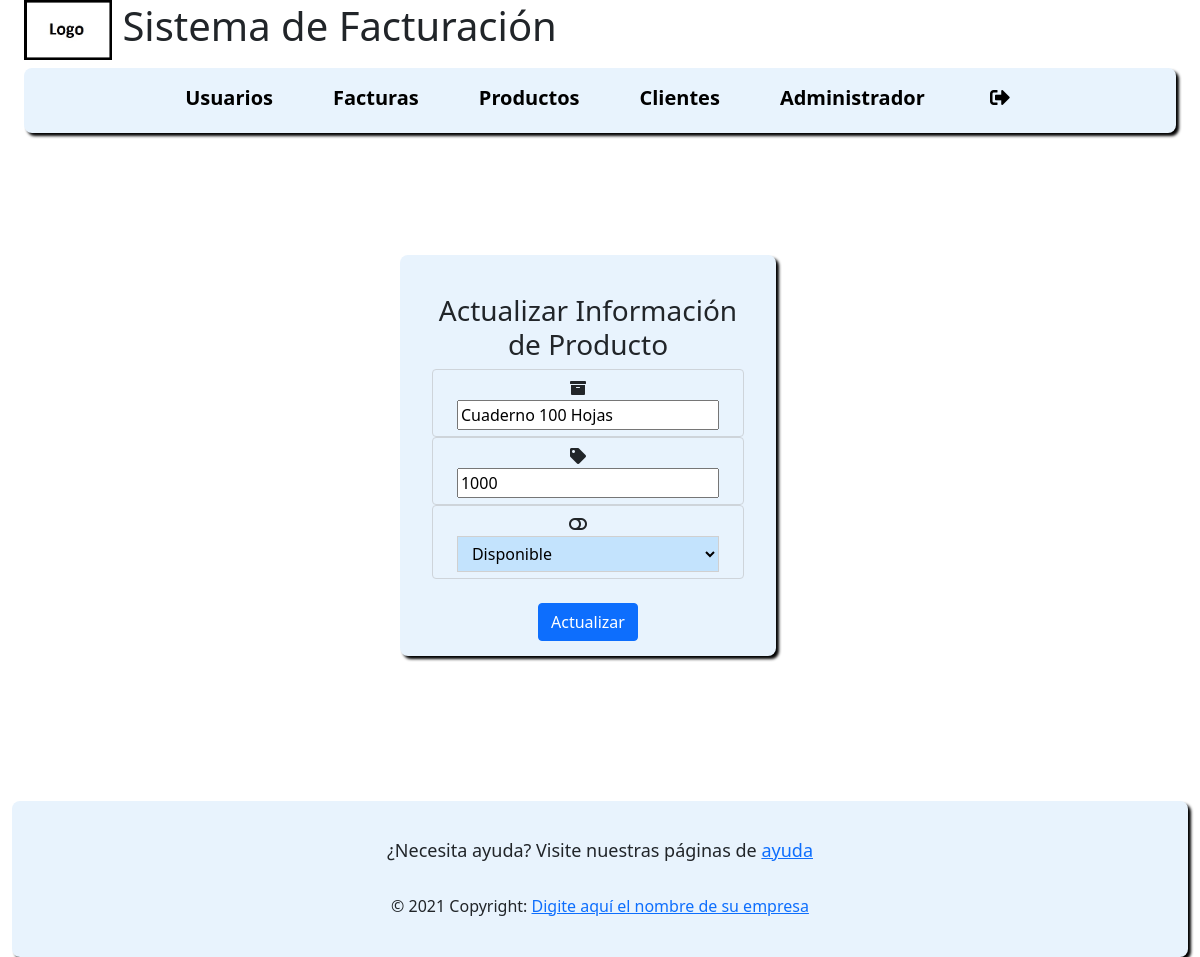
The app's page /?c=update_product&id=1 (signed in) with its own data.
### tables this page shows
CREATE TABLE `product` (
  `product_id` int(11) NOT NULL,
  `product_name` varchar(100) NOT NULL,
  `price` float NOT NULL,
  `status` tinyint(1) NOT NULL
);

### model/product.php (called while the page is built, shortened)
<?php
include_once "model/Connection.php";
class product {
    public function __construct($product_id = 0, $product_name = "", $price = 0, $status = "") {
         $this->product_id = $product_id;
         $this->product_name = $product_name;
         $this->price = $price;
         $this->status = $status;
    }
    public function select($product_id){
        $query = "SELECT * FROM product";
        $query .= " WHERE product_id = '$product_id'";
        $pdo = new Connection();
        $results = $pdo->open()->query($query);
        $row = $results->fetch();
        $product = new product($row['product_id'], $row['product_name'], $row['price'], $row['status']);
        return $product;
	}
}

### model/connection.php (called while the page is built, shortened)
<?php
class Connection {
    private $str;
    function __construct() {
        $this->str = "mysql:host=" . DB_HOST . ";dbname=" . DB_NAME;
    }
    public function open() {
        try {
            return new PDO($this->str, DB_USER, DB_PASSWORD);
        } catch (PDOException $ex) {
            error_log("ERROR EN " . __FILE__ . " EN LA LINEA" . __LINE__ . " EL ERROR :" . $ex->getMessage());
            return NULL;
        }
    }
}

### view/update_product.php (the view, shortened to what this page needs)
<div class="container-fluid full-screen row">
    <div class="description content-element col-xs-12 col-sm-12 col-md-12 col-lg-10 col-xl-4">
        <br>
        <h3>Actualizar Información de Producto</h3>
        <form method="POST" action="./?c=update_product&id=<?php echo $product->product_id ?>">
            <div class="form-group">
            <div class="form-control soft-blue-background">
                <i class="icon-padding fa fa-archive"></i>
                <input class="col-xs-12 col-sm-12 col-md-12 col-lg-12 col-xl-11" type="text" name="product_name" value="<?php echo $product->product_name ?>">
            </div>
            <div class="form-control soft-blue-background">
                <i class="icon-padding fa fa-tag"></i>
                <input class="col-xs-12 col-sm-12 col-md-12 col-lg-12 col-xl-11" type="text" name="price" value="<?php echo $product->price ?>">
            </div>
            <div class="form-control soft-blue-background">
                <i class="icon-padding fa fa-toggle-off"></i>
                <select class="col-xs-12 col-sm-12 col-md-12 col-lg-12 col-xl-11" name="status" id="status" value="<?php echo $product->status ?>" required>
                    <?php if($product->status){?>
                    <option selected value="1">Disponible</option>
                    <?php }else{?>
                    <option value="1">Disponible</option>
                    <option  selected value="0">Agotado</option>
                    <?php }?>
                    </select>
            </div>
            </div><br>
            <input class= "btn btn-primary" type="submit" value="Actualizar">
        </form>
    </div>
</div>

### css/style.css (style rules this page uses)
body { min-height: 100vh; background-color: white; background-position: center center; background-repeat: no-repeat; background-attachment: fixed; background-size: cover; backdrop-filter: blur(5px); }
.content-element { margin-top: 25px; margin: 0 auto; text-align: center; }
.full-screen { min-height: 620px; padding-top: 25px; }
.soft-blue-background { background-color: #e8f3fd; }
.description { padding: 15px 32px; background-color: #e8f3fd; text-align: center; margin: auto; border-radius: 8px; box-shadow: 3px 3px 3px black; }
::placeholder { color: #17252a; text-shadow: none; }
select { border: 1px solid #fff; background-color: #c3e3fd; border: none; }
.icon-padding { padding-right: 20px; margin:auto; }
select { width: 30%; margin: 0; font-size: 100%; padding: 5px 10px 5px 10px; font-family: Segoe UI, Helvetica, sans-serif; border: 0; border: 1px solid #D0D0D0; -webkit-box-sizing: border-box; -moz-box-sizing: border-box; box-sizing: border-box; outline: none; }

### records on screen
product: product_name "Cuaderno 100 Hojas", price "1000", status "Disponible"

### other values on screen
substr($_SESSION['name'], 0, 30) "Administrador"
